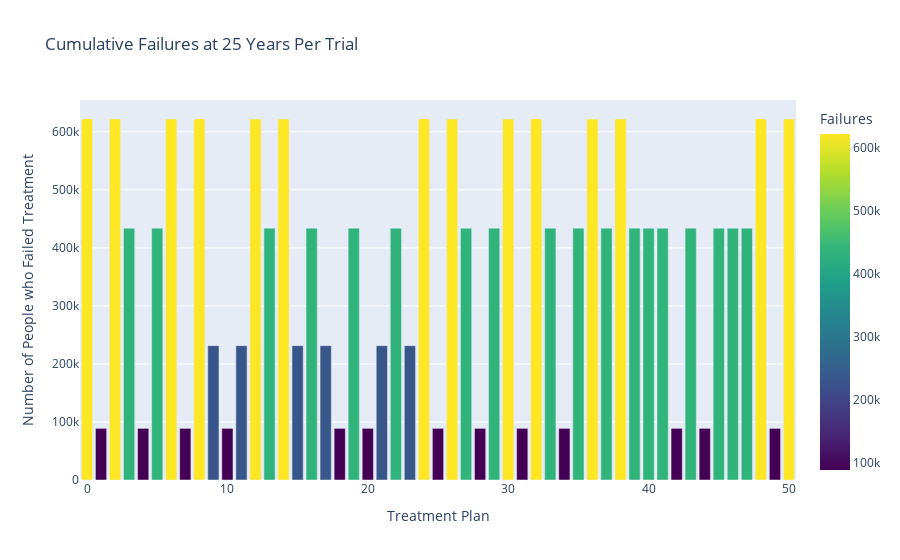

Write notebook code for a chart like this one.
### Markdown cell above
### Plot the failure of each treatment after 25 years

### Code cell
# Select the row for the 25th year
failures_at_25_years = failure_df.loc[25]

# Create the plot
fail_plot = px.bar(failures_at_25_years, x=failures_at_25_years.index, y=failures_at_25_years.values,
                   color=failures_at_25_years.values, color_continuous_scale='viridis', title='Cumulative Failures at 25 Years Per Trial',
                   labels={'index':'Treatment Plan', 'y':'Number of People who Failed Treatment', 'color': 'Failures'})
fail_plot.show()

### Figure 1 — Plotly figure (JSON) as saved in the notebook; plotly's stock layout.template omitted (floating-point values rounded to 4 significant figures)
{"data": [{"alignmentgroup": "True", "hovertemplate": "Treatment Plan=%{x}<br>Number of People who Failed Treatment=%{y}<br>Failures=%{marker.color}<extra></extra>", "legendgroup": "", "marker": {"color": [622100.0, 88970.0, 622100.0, 434000.0, 88970.0, 434000.0, 622100.0, 88970.0, 622100.0, 231500.0, 88970.0, 231500.0, 622100.0, 434000.0, 622100.0, 231500.0, 434000.0, 231500.0, 88970.0, 434000.0, 88970.0, 231500.0, 434000.0, 231500.0, 622100.0, 88970.0, 622100.0, 434000.0, 88970.0, 434000.0, 622100.0, 88970.0, 622100.0, 434000.0, 88970.0, 434000.0, 622100.0, 434000.0, 622100.0, 434000.0, 434000.0, 434000.0, 88970.0, 434000.0, 88970.0, 434000.0, 434000.0, 434000.0, 622100.0, 88970.0, 622100.0], "coloraxis": "coloraxis", "pattern": {"shape": ""}}, "name": "", "offsetgroup": "", "orientation": "v", "showlegend": false, "textposition": "auto", "type": "bar", "x": [0, 1, 2, 3, 4, 5, 6, 7, 8, 9, 10, 11, 12, 13, 14, 15, 16, 17, 18, 19, 20, 21, 22, 23, 24, 25, 26, 27, 28, 29, 30, 31, 32, 33, 34, 35, 36, 37, 38, 39, 40, 41, 42, 43, 44, 45, 46, 47, 48, 49, 50], "xaxis": "x", "y": [622100.0, 88970.0, 622100.0, 434000.0, 88970.0, 434000.0, 622100.0, 88970.0, 622100.0, 231500.0, 88970.0, 231500.0, 622100.0, 434000.0, 622100.0, 231500.0, 434000.0, 231500.0, 88970.0, 434000.0, 88970.0, 231500.0, 434000.0, 231500.0, 622100.0, 88970.0, 622100.0, 434000.0, 88970.0, 434000.0, 622100.0, 88970.0, 622100.0, 434000.0, 88970.0, 434000.0, 622100.0, 434000.0, 622100.0, 434000.0, 434000.0, 434000.0, 88970.0, 434000.0, 88970.0, 434000.0, 434000.0, 434000.0, 622100.0, 88970.0, 622100.0], "yaxis": "y"}], "layout": {"barmode": "relative", "coloraxis": {"colorbar": {"title": {"text": "Failures"}}, "colorscale": [[0, "#440154"], [0.1111, "#482878"], [0.2222, "#3e4989"], [0.3333, "#31688e"], [0.4444, "#26828e"], [0.5556, "#1f9e89"], [0.6667, "#35b779"], [0.7778, "#6ece58"], [0.8889, "#b5de2b"], [1, "#fde725"]]}, "legend": {"tracegroupgap": 0}, "title": {"text": "Cumulative Failures at 25 Years Per Trial"}, "xaxis": {"anchor": "y", "domain": [0, 1], "title": {"text": "Treatment Plan"}}, "yaxis": {"anchor": "x", "domain": [0, 1], "title": {"text": "Number of People who Failed Treatment"}}}}
